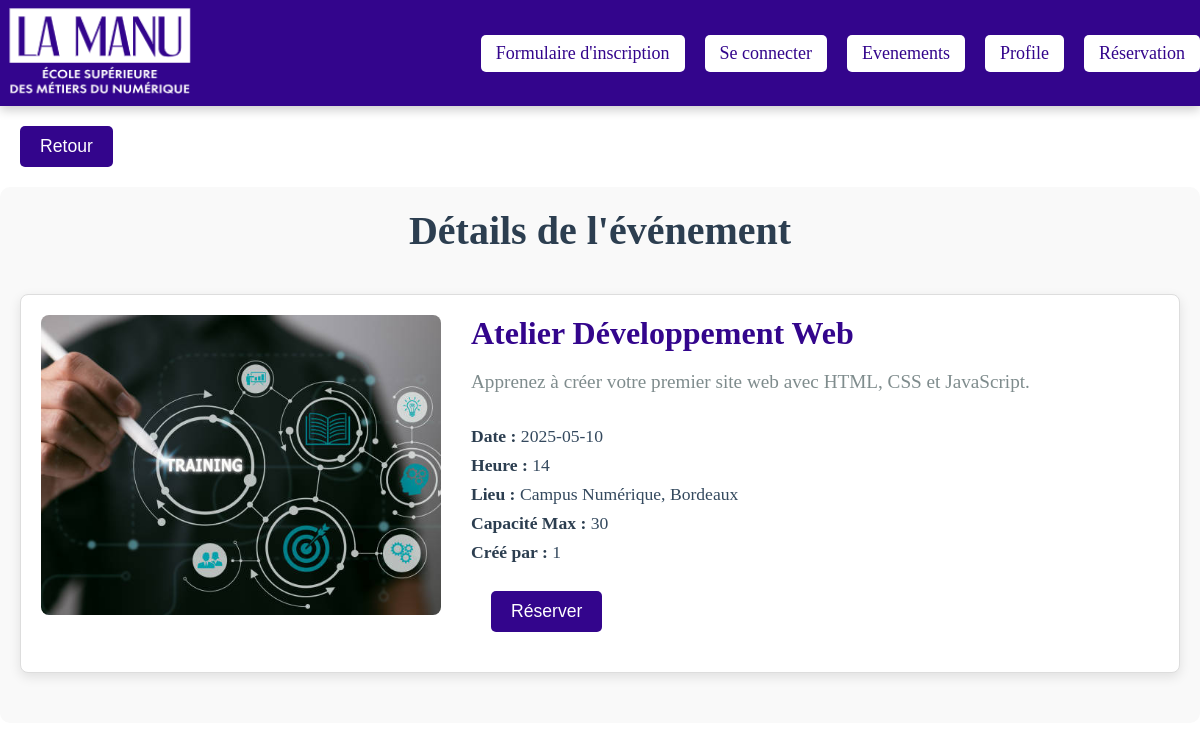
Page /pages/event-details.php?id=3 on the committed database.
### tables this page shows
CREATE TABLE IF NOT EXISTS evenement(
    Id_Evenement INT PRIMARY KEY AUTO_INCREMENT NOT NULL,
    Nom VARCHAR(255) NOT NULL,
    Description TEXT NULL,
    Date DATE NOT NULL,
    Heure INT NOT NULL,
    Lieu VARCHAR(255) NOT NULL,
    Capacite_Max INT NOT NULL,
    Image VARCHAR(255) NOT NULL,
    Id_Categorie INT NOT NULL,
    Cree_par VARCHAR(255) NOT NULL,
    FOREIGN KEY (Id_Categorie) REFERENCES categorie(Id_Categorie)
);

### pages/event-details.php (the view, shortened to what this page needs)
<?php
require_once "../includes/header.php";
include_once "../config/database.php";
?>
<?php
$id = "";
if (isset($_GET['id'])){
    $id = $_GET['id'];
} else {
    header('Location: index.php');
}
$query1 = "SELECT * FROM evenement WHERE Id_Evenement=$id";
$data = $db->query($query1);
$results = $data->fetchAll(PDO::FETCH_ASSOC);
?>
<a href="../pages/events.php"><button class="detail">Retour</button></a>
<div class="evenements-container">
    <h2 class="evenements-title">Détails de l'événement</h2>
    <?php
    foreach ($results as $result) {
        echo '
        <div class="evenement">
            <div class="evenement-image">
                <img src="../assets/image/' . $result['Image'] . '" alt="' . htmlspecialchars($result['Nom']) . '" />
            </div>
            <div class="evenement-details">
                <h3 class="evenement-nom">' . htmlspecialchars($result['Nom']) . '</h3>
                <p class="evenement-description">' . nl2br(htmlspecialchars($result['Description'])) . '</p>
                <div class="evenement-info">
                    <p><strong>Date :</strong> ' . htmlspecialchars($result['Date']) . '</p>
                    <p><strong>Heure :</strong> ' . htmlspecialchars($result['Heure']) . '</p>
                    <p><strong>Lieu :</strong> ' . htmlspecialchars($result['Lieu']) . '</p>
                    <p><strong>Capacité Max :</strong> ' . htmlspecialchars($result['Capacite_Max']) . '</p>
                    <p><strong>Créé par :</strong> ' . htmlspecialchars($result['Cree_par']) . '</p>
                </div>
                <a href="../pages/my-reservation.php"><button class="detail">Réserver</button></a>
            </div>
        </div>';
    }
    ?>
</div>

### includes/header.php (style rules this page uses)
* { margin: 0; padding: 0; box-sizing: border-box; }
img { width: 200px; height: 100px; }

### pages/event-details.php (style rules this page uses)
.evenements-container { max-width: 1200px; margin: 0 auto; padding: 20px; background-color: #f9f9f9; border-radius: 10px; }
.evenements-title { font-size: 2.5rem; text-align: center; margin-bottom: 40px; color: #2c3e50; }
.evenement { display: flex; justify-content: space-between; margin-bottom: 30px; padding: 20px; background-color: #fff; border: 1px solid #ddd; border-radius: 8px; box-shadow: 0 4px 12px rgba(0, 0, 0, 0.1); transition: transform 0.3s ease; }
.evenement-image img { max-width: 400px; max-height: 300px; object-fit: cover; border-radius: 8px; width: 100%; height: 100%; }
.evenement-details { flex-grow: 1; padding-left: 30px; display: flex; flex-direction: column; justify-content: space-between; }
.evenement-nom { font-size: 2rem; font-weight: bold; color: #33058C; margin: 0 0 15px; }
.evenement-description { font-size: 1.2rem; color: #7f8c8d; margin-bottom: 20px; line-height: 1.6; }
.evenement-info p { font-size: 1.1rem; color: #34495e; margin: 8px 0; }
.evenement-info strong { color: #2c3e50; }
.detail { padding: 10px 20px; background-color: rgb(51, 5, 140); border: none; border-radius: 5px; color: white; font-size: 1.1rem; margin: 20px; cursor: pointer; text-align: center; }

### rows in the picture
evenement: Image (picture), Nom "Atelier Développement Web", Description "Apprenez à créer votre premier site web avec HTML, CSS et JavaScript.", Date "2025-05-10", Heure "14", Lieu "Campus Numérique, Bordeaux", Capacite_Max "30", Cree_par "1"
